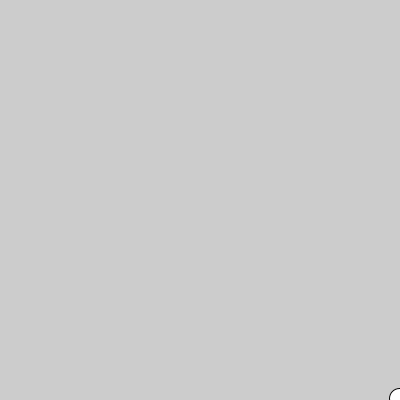
Frame 1 (no input)
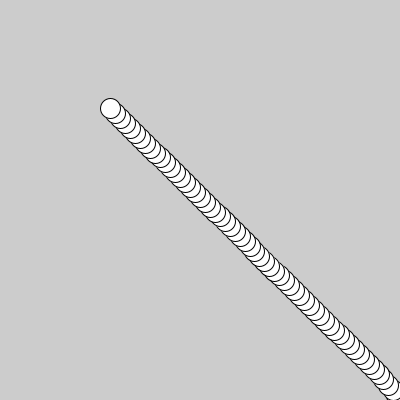
Frame 60 (the mouse pressed at the canvas centre just before this capture)
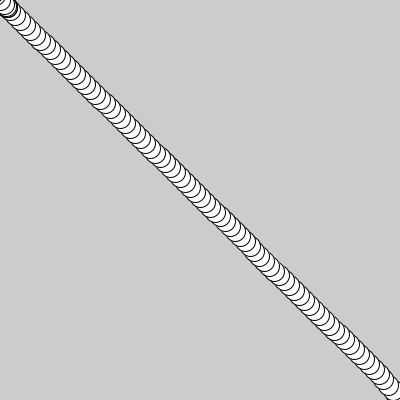
Frame 120 (the mouse held since frame 60 and released just before this capture)

The Processing sketch that drew these frames (run headless with seeded random() and noise(); from frame 60 on, the mouse is pressed at the canvas centre):

// Processing sketch: slett
// ── slett.pde
PVector location, velocity, target,acceleration;
 
void setup() {
  size(400,400);
  location = new PVector(200,0);
  target = new PVector(width, height);
  acceleration = new PVector(0,0);
  velocity = new PVector();
}
 
void draw() {
  location.sub(target);
  location.setMag(2);
  acceleration = location;
  velocity.add(acceleration);
  target.add(velocity);
  velocity.limit(5);
  fill(255);
  ellipse(target.x,target.y,20,20);
}
